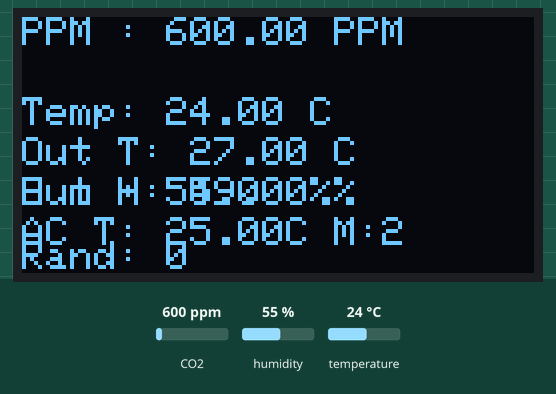
This sketch was run on a simulated ESP8266 (NodeMCU). Parts: 128×64 one-colour display. The test bench sets the inputs (shaded band); at power-on: CO2 600 ppm, humidity 55 %, temperature 24 °C. WiFi joins after 1.5 s; servers stay silent unless stated; uploads are accepted with an empty reply; random numbers use the default seed unless the sketch sets one; what the sketch prints to the serial monitor is not drawn.

Above: at 10.6 s.
10.7 s: CO2 set to 452 ppm
At 23.5 s:
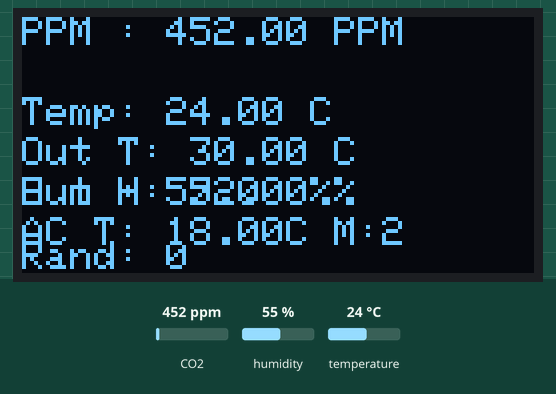
24.7 s: humidity set to 22 %
At 36.4 s:
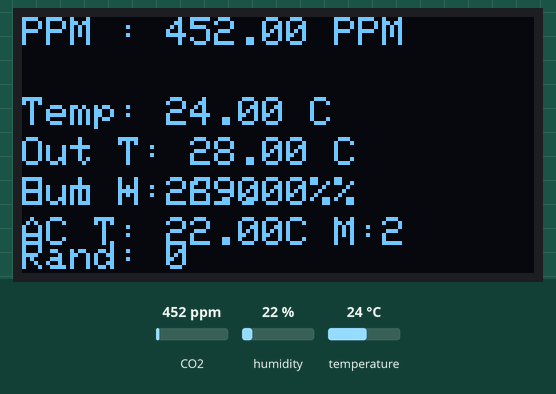
38.0 s: temperature set to 12 °C
At 49.3 s:
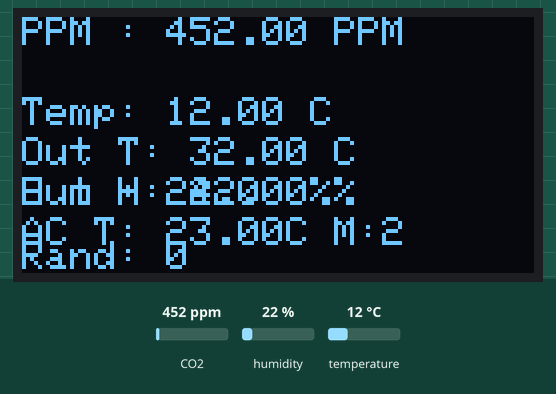
50.9 s: CO2 set to 1050 ppm
At 62.1 s:
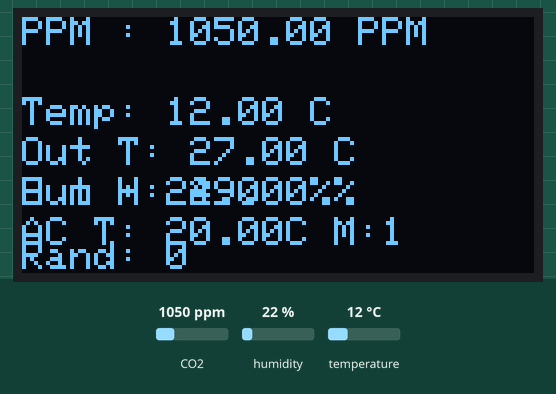
63.8 s: humidity set to 40 %
At 75.0 s:
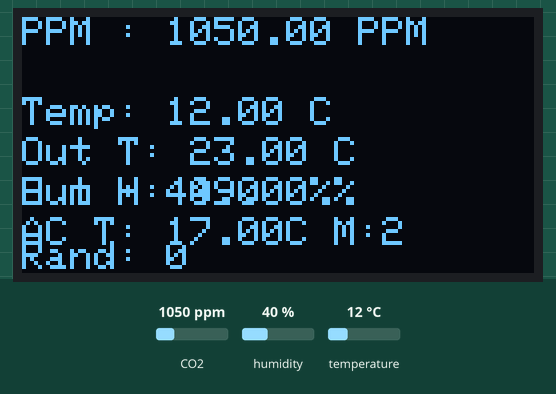
Timing chart, 0 to 76.5 s (numbered marks = the images above; inputs shaded):
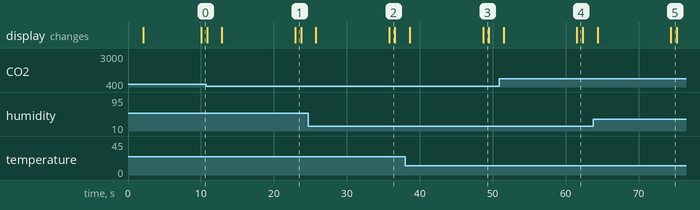

Measured:
- what the display in image 1 shows lasts 0.8 s, from 22.9 s to 23.7 s

The sketch:

skripsi.ino
```cpp
#include <ESP8266WiFi.h>
#include <MQ135.h>
#include <DHT.h>
#include <Wire.h>
#include <Adafruit_GFX.h>
#include <Adafruit_SSD1306.h>

// **Konfigurasi OLED**
#define OLED_WIDTH 128
#define OLED_HEIGHT 64
#define OLED_ADDR 0x3C

// **Pin Sensor**
#define PIN_MQ135 A0
#define DHTPIN D4
#define DHTTYPE DHT11

// **Konfigurasi WiFi**
// const char* ssid = "Wifigratis";
// const char* password = "12345678";
// const char* server = "192.168.226.179"; // IP server lokal
// const int serverPort = 3000;

const char* ssid = "TOTOLINK";
const char* password = "AHDA12345";
const char* server = "192.168.0.103"; // IP server lokal
const int serverPort = 3000;

WiFiClient client;
MQ135 mq135_sensor(PIN_MQ135);
DHT dht(DHTPIN, DHTTYPE);
Adafruit_SSD1306 display(OLED_WIDTH, OLED_HEIGHT);

float temp, humi, ppm;
float tempout, humiout, tempac;
int modeac;
int randomValue = 0;
unsigned long lastUpdate = 0;
const long updateInterval = 10000; // Update setiap 10 detik

void setup() {
  Serial.begin(115200);

  // **Inisialisasi OLED**
  if (!display.begin(SSD1306_SWITCHCAPVCC, OLED_ADDR)) {
    Serial.println("OLED gagal diinisialisasi!");
    while (true);
  }

  display.clearDisplay();
  display.setTextSize(1);
  display.setTextColor(WHITE);
  display.setCursor(0, 0);
  display.println("Menghubungkan WiFi...");
  display.display();

  // **Koneksi WiFi**
  WiFi.begin(ssid, password);
  while (WiFi.status() != WL_CONNECTED) {
    delay(1000);
    Serial.println("Menghubungkan ke WiFi...");
  }

  // **Tampilkan IP Address di OLED**
  display.clearDisplay();
  display.setCursor(0, 0);
  display.println("WiFi Terhubung!");
  display.print("IP: ");
  display.println(WiFi.localIP());
  display.display();
  delay(2000);

  dht.begin();
}

void loop() {
  if (millis() - lastUpdate >= updateInterval) {
    bacaSensor();
    updateDisplay();
    kirimData();
    lastUpdate = millis();
  }
}

// **Fungsi membaca sensor**
void bacaSensor() {
  humi = dht.readHumidity();
  temp = dht.readTemperature();
  ppm = mq135_sensor.getPPM();

  tempout = random(20, 35);
  humiout = random(40, 80);
  tempac = random(16, 30);
  modeac = random(0, 3);

  // **Cek validitas data sensor**
  if (isnan(humi) || isnan(temp)) {
    Serial.println("Gagal membaca DHT!");
    display.clearDisplay();
    display.setCursor(0, 0);
    display.println("Gagal baca DHT!");
    display.display();
    return;
  }

  Serial.print("PPM: "); Serial.print(ppm);
  Serial.print(" | Temp: "); Serial.print(temp);
  Serial.print(" | Hum: "); Serial.println(humi);

  Serial.print(" | TempOut: "); Serial.print(tempout);
  Serial.print(" | HumiOut: "); Serial.print(humiout);
  Serial.print(" | TempAC: "); Serial.print(tempac);
  Serial.print(" | ModeAC: "); Serial.println(modeac);
}

// **Fungsi memperbarui OLED**
void updateDisplay() {
  display.clearDisplay();
  display.setTextSize(1);
  display.setTextColor(WHITE);

  display.setCursor(0, 0);
  display.print("PPM : ");
  display.print(ppm);
  display.println(" PPM");

  display.setCursor(0, 20);
  display.print("Temp: ");
  display.print(temp);
  display.println(" C");

  display.setCursor(0, 40);
  display.print("Hum : ");
  display.print(humi);
  display.println(" %");

  display.setCursor(0, 30);
  display.print("Out T: "); display.print(tempout);
  display.println(" C");

  display.setCursor(0, 40);
  display.print("Out H: "); display.print(humiout);
  display.println(" %");

  display.setCursor(0, 50);
  display.print("AC T: "); display.print(tempac);
  display.print("C M:"); display.print(modeac);

  display.setCursor(0, 56);
  display.print("Rand: ");
  display.print(randomValue);  // Menampilkan nilai random dari server

  display.display();
}

// **Fungsi mengirim data ke server**
void kirimData() {
  if (WiFi.status() != WL_CONNECTED) {
    Serial.println("WiFi terputus! Mencoba koneksi ulang...");
    WiFi.reconnect();
    return;
  }

  Serial.println("Mengirim data ke server...");
  if (client.connect(server, serverPort)) {
    String postData = "ppm=" + String(ppm) + "&temp=" + String(temp) + "&humi=" + String(humi) +
                      "&tempout=" + String(tempout) + "&humiout=" + String(humiout) +
                      "&tempac=" + String(tempac) + "&modeac=" + String(modeac);

    client.println("POST /iot/sensorsmartac/api/receive/ HTTP/1.1");
    client.println("Host: " + String(server));
    client.println("Content-Type: application/x-www-form-urlencoded");
    client.print("Content-Length: ");
    client.println(postData.length());
    client.println();
    client.println(postData);

    // Tunggu respons dari server
    delay(500);
    String response = "";
    while (client.available()) {
      char c = client.read();
      response += c;
    }
    Serial.println("Response dari server: " + response);

    // **Tampilkan "Data Terkirim!" di OLED**
    display.clearDisplay();
    display.setTextSize(1);
    display.setTextColor(WHITE);
    display.setCursor(0, 56);
    display.println("Data Terkirim!");
    display.display();

    // Tunggu 2 detik sebelum mengganti dengan nilai random
    delay(2000);

    // **Panggil fungsi untuk mengekstrak nilai random**
    terimaNilaiRandom(response);

    // **Tampilkan nilai random setelah 2 detik**
    updateDisplay();

  } else {
    Serial.println("Gagal terhubung ke server!");
    display.setCursor(0, 56);
    display.println("Gagal Koneksi!");
    display.display();
  }

  client.stop();
}

// **Fungsi untuk mengekstrak nilai random dari respons JSON**
void terimaNilaiRandom(String response) {
  int pos = response.indexOf("\"nilai_random\":");
  if (pos != -1) {
    int start = pos + 15;
    int end = response.indexOf("}", start);
    if (end == -1) end = response.length();
    String randomStr = response.substring(start, end);
    randomValue = randomStr.toInt();  // Konversi ke integer
  } else {
    Serial.println("Nilai random tidak ditemukan dalam respons!");
  }

  Serial.print("Nilai Random dari server: ");
  Serial.println(randomValue);
}
```
